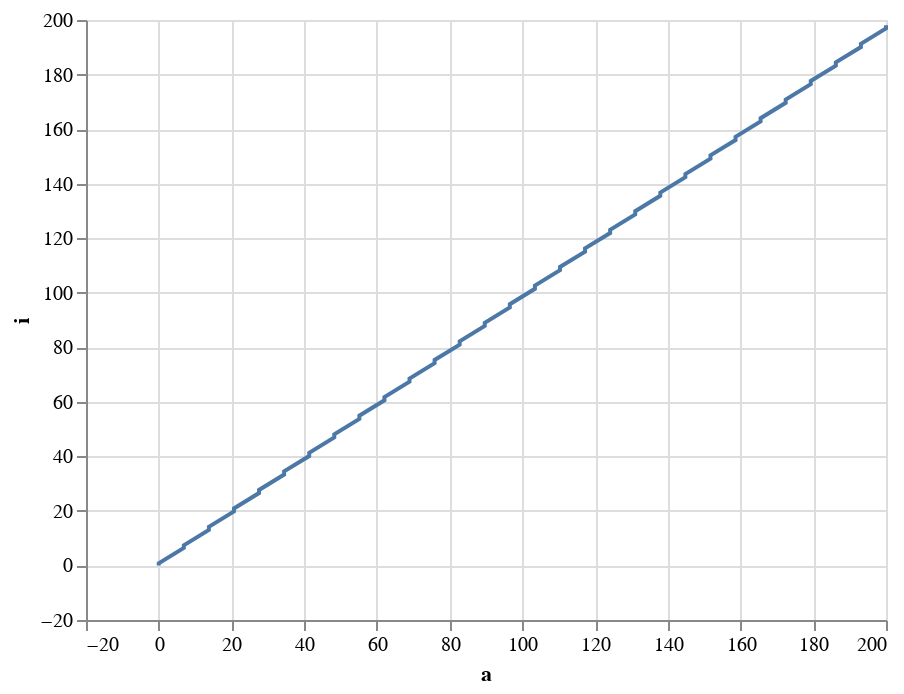

Source (notebook cell):
### Code cell
import altair as alt
import pandas as pd
single = alt.selection_single(on='mouseover', nearest=True)
df = eq.as_df()
alt.Chart(df).mark_line().encode(
    x = 'a',
    y = 'i',
)

### Figure 1 — Vega-Lite specification as saved in the notebook (floating-point values rounded to 4 significant figures)
{"$schema": "https://vega.github.io/schema/vega-lite/v3.4.0.json", "config": {"mark": {"tooltip": null}, "view": {"height": 300, "width": 400}}, "data": {"name": "data-227215cfeb719287a51299180c129571"}, "datasets": {"data-227215cfeb719287a51299180c129571": [{"a": -1e-10, "e": -0.6489, "i": -1e-10, "i_m": 0, "r": 0.03044, "w": 1.244, "μ": 0.1537}, {"a": 6.897, "e": -0.6489, "i": 6.419, "i_m": 0, "r": 0.03044, "w": 1.244, "μ": 0.06661}, {"a": 13.79, "e": -0.6489, "i": 13.05, "i_m": 0, "r": 0.03044, "w": 1.244, "μ": 0.02084}, {"a": 20.69, "e": -0.6489, "i": 19.78, "i_m": 0, "r": 0.03044, "w": 1.244, "μ": 0.006929}, {"a": 27.59, "e": -0.6489, "i": 26.55, "i_m": 0, "r": 0.03044, "w": 1.244, "μ": 0.001667}, {"a": 34.48, "e": -0.6489, "i": 33.34, "i_m": 0, "r": 0.03044, "w": 1.244, "μ": 0.0002229}, {"a": 41.38, "e": -0.6489, "i": 40.13, "i_m": 0, "r": 0.03044, "w": 1.244, "μ": 2.32e-06}, {"a": 48.28, "e": -0.6489, "i": 46.93, "i_m": 0, "r": 0.03044, "w": 1.244, "μ": -1.711e-16}, {"a": 55.17, "e": -0.6489, "i": 53.74, "i_m": 0, "r": 0.03044, "w": 1.244, "μ": -1.555e-16}, {"a": 62.07, "e": -0.6489, "i": 60.55, "i_m": 0, "r": 0.03044, "w": 1.244, "μ": -1.429e-16}, {"a": 68.97, "e": -0.6489, "i": 67.36, "i_m": 0, "r": 0.03044, "w": 1.244, "μ": -1.324e-16}, {"a": 75.86, "e": -0.6489, "i": 74.17, "i_m": 0, "r": 0.03044, "w": 1.244, "μ": -1.235e-16}, {"a": 82.76, "e": -0.6489, "i": 80.99, "i_m": 0, "r": 0.03044, "w": 1.244, "μ": -1.157e-16}, {"a": 89.66, "e": -0.6489, "i": 87.8, "i_m": 0, "r": 0.03044, "w": 1.244, "μ": -1.088e-16}, {"a": 96.55, "e": -0.6489, "i": 94.62, "i_m": 0, "r": 0.03044, "w": 1.244, "μ": -1.026e-16}, {"a": 103.4, "e": -0.6489, "i": 101.4, "i_m": 0, "r": 0.03044, "w": 1.244, "μ": -9.698e-17}, {"a": 110.3, "e": -0.6489, "i": 108.3, "i_m": 0, "r": 0.03044, "w": 1.244, "μ": -9.168e-17}, {"a": 117.2, "e": -0.6489, "i": 115.1, "i_m": 0, "r": 0.03044, "w": 1.244, "μ": -8.66e-17}, {"a": 124.1, "e": -0.6489, "i": 121.9, "i_m": 0, "r": 0.03044, "w": 1.244, "μ": -8.161e-17}, {"a": 131.0, "e": -0.6489, "i": 128.7, "i_m": 0, "r": 0.03044, "w": 1.244, "μ": -7.657e-17}, {"a": 137.9, "e": -0.6489, "i": 135.5, "i_m": 0, "r": 0.03044, "w": 1.244, "μ": -7.133e-17}, {"a": 144.8, "e": -0.6489, "i": 142.3, "i_m": 0, "r": 0.03044, "w": 1.244, "μ": -6.574e-17}, {"a": 151.7, "e": -0.6489, "i": 149.2, "i_m": 0, "r": 0.03044, "w": 1.244, "μ": -5.965e-17}, {"a": 158.6, "e": -0.6489, "i": 156.0, "i_m": 0, "r": 0.03044, "w": 1.244, "μ": -5.292e-17}, {"a": 165.5, "e": -0.6489, "i": 162.8, "i_m": 0, "r": 0.03044, "w": 1.244, "μ": -4.545e-17}, {"a": 172.4, "e": -0.6489, "i": 169.6, "i_m": 0, "r": 0.03044, "w": 1.244, "μ": -3.719e-17}, {"a": 179.3, "e": -0.6489, "i": 176.5, "i_m": 0, "r": 0.03044, "w": 1.244, "μ": -2.827e-17}, {"a": 186.2, "e": -0.6489, "i": 183.3, "i_m": 0, "r": 0.03044, "w": 1.244, "μ": -1.902e-17}, {"a": 193.1, "e": -0.6489, "i": 190.1, "i_m": 0, "r": 0.03044, "w": 1.244, "μ": -1.021e-17}, {"a": 200, "e": -0.6489, "i": 196.9, "i_m": 0, "r": 0.03044, "w": 1.244, "μ": -3.26e-18}, {"a": -1e-10, "e": 0, "i": 0.1163, "i_m": 1, "r": 0.03044, "w": 1.244, "μ": 0.2237}, {"a": 6.897, "e": 0, "i": 6.687, "i_m": 1, "r": 0.03044, "w": 1.244, "μ": 0.1748}, {"a": 13.79, "e": 0, "i": 13.38, "i_m": 1, "r": 0.03044, "w": 1.244, "μ": 0.06655}, {"a": 20.69, "e": 0, "i": 20.13, "i_m": 1, "r": 0.03044, "w": 1.244, "μ": 0.02639}, {"a": 27.59, "e": 0, "i": 26.9, "i_m": 1, "r": 0.03044, "w": 1.244, "μ": 0.007451}, {"a": 34.48, "e": 0, "i": 33.69, "i_m": 1, "r": 0.03044, "w": 1.244, "μ": 0.001168}, {"a": 41.38, "e": 0, "i": 40.49, "i_m": 1, "r": 0.03044, "w": 1.244, "μ": 1.299e-05}, {"a": 48.28, "e": 0, "i": 47.3, "i_m": 1, "r": 0.03044, "w": 1.244, "μ": -3.604e-16}, {"a": 55.17, "e": 0, "i": 54.1, "i_m": 1, "r": 0.03044, "w": 1.244, "μ": -3.259e-16}, {"a": 62.07, "e": 0, "i": 60.92, "i_m": 1, "r": 0.03044, "w": 1.244, "μ": -2.983e-16}, {"a": 68.97, "e": 0, "i": 67.73, "i_m": 1, "r": 0.03044, "w": 1.244, "μ": -2.756e-16}, {"a": 75.86, "e": 0, "i": 74.54, "i_m": 1, "r": 0.03044, "w": 1.244, "μ": -2.566e-16}, {"a": 82.76, "e": 0, "i": 81.36, "i_m": 1, "r": 0.03044, "w": 1.244, "μ": -2.403e-16}, {"a": 89.66, "e": 0, "i": 88.17, "i_m": 1, "r": 0.03044, "w": 1.244, "μ": -2.262e-16}, {"a": 96.55, "e": 0, "i": 94.99, "i_m": 1, "r": 0.03044, "w": 1.244, "μ": -2.139e-16}, {"a": 103.4, "e": 0, "i": 101.8, "i_m": 1, "r": 0.03044, "w": 1.244, "μ": -2.03e-16}, {"a": 110.3, "e": 0, "i": 108.6, "i_m": 1, "r": 0.03044, "w": 1.244, "μ": -1.934e-16}, {"a": 117.2, "e": 0, "i": 115.4, "i_m": 1, "r": 0.03044, "w": 1.244, "μ": -1.849e-16}, {"a": 124.1, "e": 0, "i": 122.3, "i_m": 1, "r": 0.03044, "w": 1.244, "μ": -1.773e-16}, {"a": 131.0, "e": 0, "i": 129.1, "i_m": 1, "r": 0.03044, "w": 1.244, "μ": -1.705e-16}, {"a": 137.9, "e": 0, "i": 135.9, "i_m": 1, "r": 0.03044, "w": 1.244, "μ": -1.644e-16}, {"a": 144.8, "e": 0, "i": 142.7, "i_m": 1, "r": 0.03044, "w": 1.244, "μ": -1.589e-16}, {"a": 151.7, "e": 0, "i": 149.5, "i_m": 1, "r": 0.03044, "w": 1.244, "μ": -1.536e-16}, {"a": 158.6, "e": 0, "i": 156.4, "i_m": 1, "r": 0.03044, "w": 1.244, "μ": -1.483e-16}, {"a": 165.5, "e": 0, "i": 163.2, "i_m": 1, "r": 0.03044, "w": 1.244, "μ": -1.423e-16}, {"a": 172.4, "e": 0, "i": 170.0, "i_m": 1, "r": 0.03044, "w": 1.244, "μ": -1.347e-16}, {"a": 179.3, "e": 0, "i": 176.8, "i_m": 1, "r": 0.03044, "w": 1.244, "μ": -1.24e-16}, {"a": 186.2, "e": 0, "i": 183.6, "i_m": 1, "r": 0.03044, "w": 1.244, "μ": -1.076e-16}, {"a": 193.1, "e": 0, "i": 190.5, "i_m": 1, "r": 0.03044, "w": 1.244, "μ": -8.174e-17}, {"a": 200, "e": 0, "i": 197.3, "i_m": 1, "r": 0.03044, "w": 1.244, "μ": -4.029e-17}, {"a": -1e-10, "e": 0.6489, "i": 0.746, "i_m": 2, "r": 0.03044, "w": 1.244, "μ": 0.05685}, {"a": 6.897, "e": 0.6489, "i": 7.394, "i_m": 2, "r": 0.03044, "w": 1.244, "μ": 0.08689}, {"a": 13.79, "e": 0.6489, "i": 14.14, "i_m": 2, "r": 0.03044, "w": 1.244, "μ": 0.06172}, {"a": 20.69, "e": 0.6489, "i": 20.91, "i_m": 2, "r": 0.03044, "w": 1.244, "μ": 0.03152}, {"a": 27.59, "e": 0.6489, "i": 27.69, "i_m": 2, "r": 0.03044, "w": 1.244, "μ": 0.01093}, {"a": 34.48, "e": 0.6489, "i": 34.49, "i_m": 2, "r": 0.03044, "w": 1.244, "μ": 0.002068}, {"a": 41.38, "e": 0.6489, "i": 41.29, "i_m": 2, "r": 0.03044, "w": 1.244, "μ": 2.49e-05}, {"a": 48.28, "e": 0.6489, "i": 48.1, "i_m": 2, "r": 0.03044, "w": 1.244, "μ": -1.952e-16}, {"a": 55.17, "e": 0.6489, "i": 54.91, "i_m": 2, "r": 0.03044, "w": 1.244, "μ": -1.749e-16}, {"a": 62.07, "e": 0.6489, "i": 61.72, "i_m": 2, "r": 0.03044, "w": 1.244, "μ": -1.591e-16}, {"a": 68.97, "e": 0.6489, "i": 68.54, "i_m": 2, "r": 0.03044, "w": 1.244, "μ": -1.462e-16}, {"a": 75.86, "e": 0.6489, "i": 75.35, "i_m": 2, "r": 0.03044, "w": 1.244, "μ": -1.356e-16}, {"a": 82.76, "e": 0.6489, "i": 82.17, "i_m": 2, "r": 0.03044, "w": 1.244, "μ": -1.266e-16}, {"a": 89.66, "e": 0.6489, "i": 88.98, "i_m": 2, "r": 0.03044, "w": 1.244, "μ": -1.189e-16}, {"a": 96.55, "e": 0.6489, "i": 95.8, "i_m": 2, "r": 0.03044, "w": 1.244, "μ": -1.124e-16}, {"a": 103.4, "e": 0.6489, "i": 102.6, "i_m": 2, "r": 0.03044, "w": 1.244, "μ": -1.068e-16}, {"a": 110.3, "e": 0.6489, "i": 109.4, "i_m": 2, "r": 0.03044, "w": 1.244, "μ": -1.02e-16}, {"a": 117.2, "e": 0.6489, "i": 116.3, "i_m": 2, "r": 0.03044, "w": 1.244, "μ": -9.815e-17}, {"a": 124.1, "e": 0.6489, "i": 123.1, "i_m": 2, "r": 0.03044, "w": 1.244, "μ": -9.511e-17}, {"a": 131.0, "e": 0.6489, "i": 129.9, "i_m": 2, "r": 0.03044, "w": 1.244, "μ": -9.3e-17}, {"a": 137.9, "e": 0.6489, "i": 136.7, "i_m": 2, "r": 0.03044, "w": 1.244, "μ": -9.199e-17}, {"a": 144.8, "e": 0.6489, "i": 143.5, "i_m": 2, "r": 0.03044, "w": 1.244, "μ": -9.23e-17}, {"a": 151.7, "e": 0.6489, "i": 150.4, "i_m": 2, "r": 0.03044, "w": 1.244, "μ": -9.434e-17}, {"a": 158.6, "e": 0.6489, "i": 157.2, "i_m": 2, "r": 0.03044, "w": 1.244, "μ": -9.865e-17}, {"a": 165.5, "e": 0.6489, "i": 164.0, "i_m": 2, "r": 0.03044, "w": 1.244, "μ": -1.061e-16}, {"a": 172.4, "e": 0.6489, "i": 170.8, "i_m": 2, "r": 0.03044, "w": 1.244, "μ": -1.179e-16}, {"a": 179.3, "e": 0.6489, "i": 177.6, "i_m": 2, "r": 0.03044, "w": 1.244, "μ": -1.36e-16}, {"a": 186.2, "e": 0.6489, "i": 184.5, "i_m": 2, "r": 0.03044, "w": 1.244, "μ": -1.63e-16}, {"a": 193.1, "e": 0.6489, "i": 191.3, "i_m": 2, "r": 0.03044, "w": 1.244, "μ": -2.029e-16}, {"a": 200, "e": 0.6489, "i": 198.1, "i_m": 2, "r": 0.03044, "w": 1.244, "μ": -2.617e-16}]}, "encoding": {"x": {"field": "a", "type": "quantitative"}, "y": {"field": "i", "type": "quantitative"}}, "mark": "line"}
